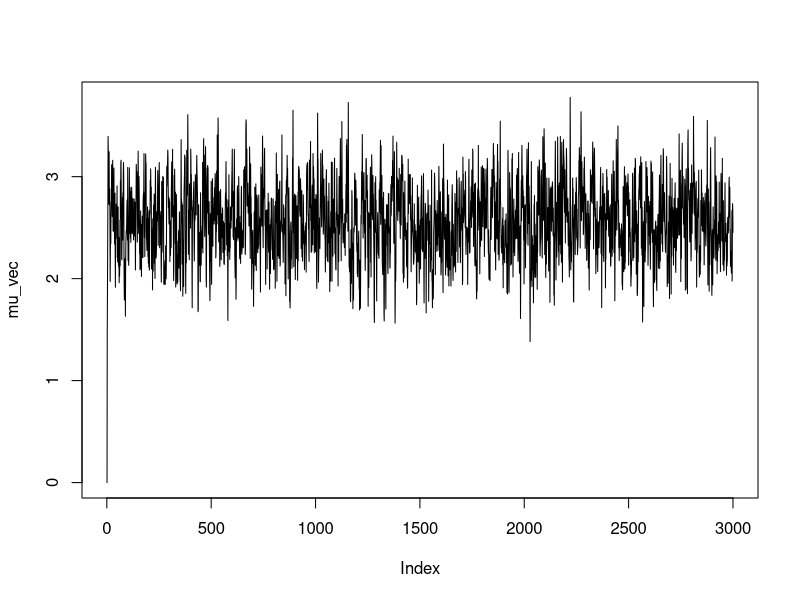
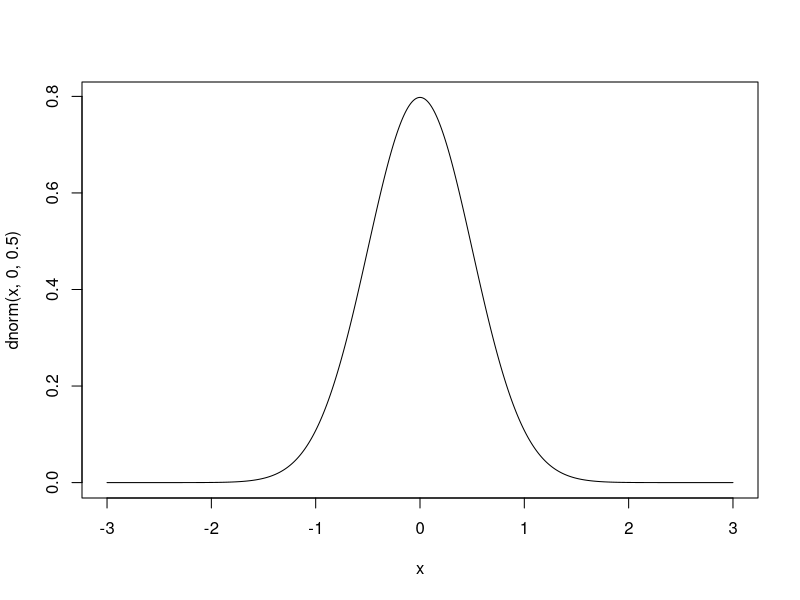

Write the R code that produced these figures, in order.
## ---- chunk 1
h_sq = 0.5


# Orginal matrix
covmat = c(1-h_sq, 0,        0,        0,
           0,      h_sq,     1/2*h_sq, 1/2*h_sq,
           0,      1/2*h_sq, 1,        0,
           0,      1/2*h_sq, 0,        1)


covmat = matrix(covmat, ncol=4, nrow=4)

# Fire transformationer, således at liability'en vi er interesseret i står øverst i vektoren.
mult_mat_l_g = c(0,1,0,0,
                 1,1,0,0,
                 0,0,1,0,
                 0,0,0,1)

mult_mat_l = c(1,1,0,0,
               0,1,0,0,
               0,0,1,0,
               0,0,0,1)


mult_mat_l_p1 = c(0,0,1,0,
                  0,1,0,0,
                  1,1,0,0,
                  0,0,0,1)

mult_mat_l_p2 = c(0,0,0,1,
                  0,1,0,0,
                  1,1,0,0,
                  0,0,1,0)

names = list('l_g', 'l', 'l_p1', 'l_p2')
mult_mat = list('l_g'=matrix(mult_mat_l_g, ncol=4, nrow=4), 
                'l'=matrix(mult_mat_l, ncol=4, nrow=4, byrow = T), 
                'l_p1'=matrix(mult_mat_l_p1, ncol=4, nrow=4, byrow = T),
                'l_p2'=matrix(mult_mat_l_p2, ncol=4, nrow=4, byrow = T))

## ---- chunk 2
# funktion som udregner konstanter til betinget fordeling
calc_distribution = function(sigma){
  n = nrow(sigma)
  sigma_bar = sigma[1,1] - sigma[1 , 2:n] %*% solve(sigma[2:n , 2:n]) %*% sigma[2:n , 1]
  mu_mult_bar = sigma[1 , 2:n] %*% solve(sigma[2:n , 2:n])
  return(list('sigma'=sigma_bar, 'mu_mult'=mu_mult_bar))
  }
## ---- chunk 3
mult_mat[[1]] %*% covmat %*% mult_mat[[1]]
## ---- chunk 4
mult_mat[[2]] %*% covmat %*% t(mult_mat[[2]])
## ---- chunk 5
mult_mat[[3]] %*% covmat %*% t(mult_mat[[2]])
## ---- chunk 6

k = nrow(covmat)
const_list = list(rep(0, k))
i=0

# Udregn konstanter til betinget fordeling for l_g, l, l_p1, l_p2
for (mat in mult_mat){
  i= i+1
  # Udregn transformation for covarians matricen
  alg = mat %*% covmat %*% t(mat)
  # Udregn konstanter
  const = calc_distribution(alg)
  # Gem dem
  const_list[[i]] = const
  
}

## ---- chunk 7
const_list
## ---- chunk 8
N = 3000
M = 1e5
## ---- chunk 9
set.seed(42)
# Vores gibb sampler

liabil = c(0,0,0,0) # i formen c(l_g, l, l_p1, l_p2)
mu_vec = rep(0, N)

for (i in 1:N) {
  for (j in 1:k) {
    
    # Udregner parametre
    sigma = const_list[[j]][[1]]
    mu_mult = const_list[[j]][[2]]
    mu = mu_mult %*% liabil[-j] # Udelukker den liability vi er kommet til
    
    
    # Hvis liability er l_g variere den frit
    if (j == 1){
      liabil[j] = rnorm(1, mu, sqrt(sigma))
      mu_vec[i] = mu
    }
    else{
      # Ellers benytter vi truncation
      q = runif(1, 0.95, 1)
      liabil[j] = qnorm(q, mu, sqrt(sigma))
    }
    

  }
}
## ---- chunk 10
liabil
## ---- chunk 11
plot(mu_vec, type='l')
## ---- chunk 12
x = seq(from = -3, to = 3, by = 0.01)
plot(x, dnorm(x, 0, 0.5),  type="l")
